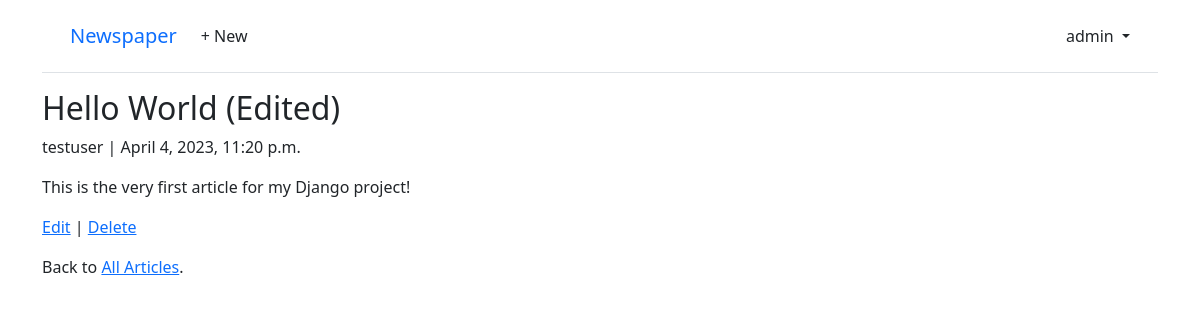
The app's page /articles/1/ (signed in) with its own data.
### accounts/models.py (models this page shows)
class CustomUser(AbstractUser):
    age = models.PositiveBigIntegerField(null=True, blank=True)

### articles/models.py (models this page shows, shortened)
class Article(models.Model):
    title = models.CharField(max_length=255)
    body = models.TextField()
    date = models.DateTimeField(auto_now_add=True)
    author = models.ForeignKey(
        settings.AUTH_USER_MODEL,
        on_delete=models.CASCADE,
    )

### articles/views.py (the view)
# urls.py: path("<int:pk>/", ArticleDetailView.as_view(), name="article_detail"),
class ArticleDetailView(LoginRequiredMixin, DetailView):
    model = Article
    template_name = "article_detail.html"

### templates/article_detail.html
{% extends 'base.html' %}
{% block content %}
    <div class="article-entry">
        <h2>{{ object.title }}</h2>
        <p>{{ object.author }} | {{ object.date }}</p>
        <p>{{ object.body }}</p>
    </div>
    <p>
        <a href="{% url 'article_edit' article.pk %}">Edit</a> |
        <a href="{% url 'article_delete' article.pk %}">Delete</a>
    </p>
    <p>Back to <a href="{% url 'article_list' %}">All Articles</a>.</p>
{% endblock content %}

### templates/base.html (shortened to what this page needs)
<!DOCTYPE html>
<html>
    <head>
        <link href="https://cdn.jsdelivr.net/npm/bootstrap@5.1.3/dist/css/bootstrap.min.css" rel="stylesheet">
    </head>
    <body>
        <div class="container">
            <header class="p-3 mb-3 border-bottom">
                <div class="container">
                    <div class="d-flex flex-wrap align-items-center justify-content-center justify-content-lg-start">
                        <a href="{% url 'home' %}" class="navbar-brand">Newspaper</a>
                        <ul class="nav col-12 col-lg-auto me-lg-auto mb-2 justify-content-center mb-md-0">
                            {% if user.is_authenticated %}
                                <li><a href="{% url 'article_new' %}" class="nav-link px-2 link-dark">+ New</a></li>
                        </ul>
                        <div class="dropdown text-end">
                            <a href="#" class="d-block link-dark text-decoration-none dropdown-toggle" id="dropdownUser1" data-bs-toggle="dropdown" aria-expanded="false">
                                {{ user.username }}
                            </a>
                        </div>
                        {% else %}
                            </ul>
                        <div class="text-end">
                            <a href="{% url 'login' %}" class="btn btn-outline-primary me-2">Log In</a>
                            <a href="{% url 'signup' %}" class="btn btn-primary">Sign Up</a>
                        </div>
                        {% endif %}
                    </div>
                </div>
            </header>
            <main>
                {% block content %}
                {% endblock content %}
            </main>
        </div>
    </body>
</html>

### records on screen
CustomUser: username "admin"
Article: title "Hello World (Edited)", author "testuser", date "April 4, 2023, 11:20 p.m.", body "This is the very first article for my Django project!"
